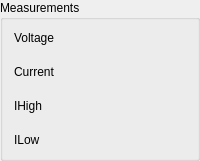
           <widget class="QGroupBox" name="rawDataBox">
            <property name="sizePolicy">
             <sizepolicy hsizetype="Preferred" vsizetype="Minimum">
              <horstretch>0</horstretch>
              <verstretch>0</verstretch>
             </sizepolicy>
            </property>
            <property name="minimumSize">
             <size>
              <width>200</width>
              <height>0</height>
             </size>
            </property>
            <property name="title">
             <string>Measurements</string>
            </property>
            <layout class="QVBoxLayout" name="verticalLayout_3">
             <property name="spacing">
              <number>20</number>
             </property>
             <item>
              <widget class="QLabel" name="voltageLabel">
               <property name="sizePolicy">
                <sizepolicy hsizetype="Preferred" vsizetype="Minimum">
                 <horstretch>0</horstretch>
                 <verstretch>0</verstretch>
                </sizepolicy>
               </property>
               <property name="text">
                <string>Voltage</string>
               </property>
              </widget>
             </item>
             <item>
              <widget class="QLabel" name="currentLabel">
               <property name="sizePolicy">
                <sizepolicy hsizetype="Preferred" vsizetype="Minimum">
                 <horstretch>0</horstretch>
                 <verstretch>0</verstretch>
                </sizepolicy>
               </property>
               <property name="text">
                <string>Current</string>
               </property>
              </widget>
             </item>
             <item>
              <widget class="QLabel" name="highCurrentLabel">
               <property name="sizePolicy">
                <sizepolicy hsizetype="Preferred" vsizetype="Minimum">
                 <horstretch>0</horstretch>
                 <verstretch>0</verstretch>
                </sizepolicy>
               </property>
               <property name="text">
                <string>IHigh</string>
               </property>
              </widget>
             </item>
             <item>
              <widget class="QLabel" name="lowCurrentLabel">
               <property name="sizePolicy">
                <sizepolicy hsizetype="Preferred" vsizetype="Minimum">
                 <horstretch>0</horstretch>
                 <verstretch>0</verstretch>
                </sizepolicy>
               </property>
               <property name="text">
                <string>ILow</string>
               </property>
              </widget>
             </item>
            </layout>
           </widget>
